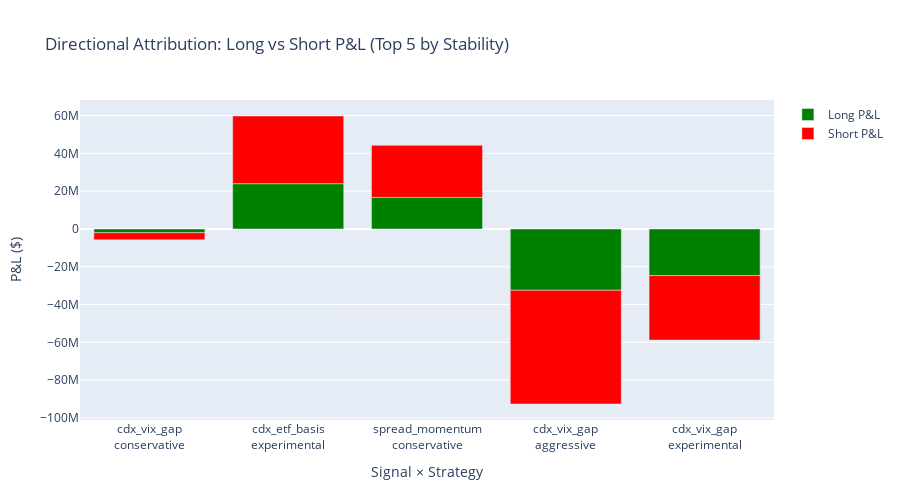

Notebook code cell kept with this figure:
### Markdown cell above
## 9. Visualize Attribution Breakdown

Plot directional P&L breakdown charts.

### Code cell
print(f"\n{'='*80}")
print(f"DIRECTIONAL ATTRIBUTION VISUALIZATION")
print(f"{'='*80}\n")

# Prepare data for visualization
pairs_list = []
long_pnl_list = []
short_pnl_list = []

for (signal_name, strategy_name), perf_result in top_5_pairs:
    pair_label = f"{signal_name}<br>{strategy_name}"
    pairs_list.append(pair_label)
    
    dir_attr = perf_result.attribution['direction']
    long_pnl_list.append(dir_attr['long_pnl'])
    short_pnl_list.append(dir_attr['short_pnl'])

# Create stacked bar chart
fig = go.Figure()

fig.add_trace(go.Bar(
    name='Long P&L',
    x=pairs_list,
    y=long_pnl_list,
    marker_color='green',
))

fig.add_trace(go.Bar(
    name='Short P&L',
    x=pairs_list,
    y=short_pnl_list,
    marker_color='red',
))

fig.update_layout(
    title="Directional Attribution: Long vs Short P&L (Top 5 by Stability)",
    xaxis_title="Signal × Strategy",
    yaxis_title="P&L ($)",
    barmode='relative',
    height=500,
    hovermode='x unified',
)

fig.show()
print(f"\n✓ Directional attribution chart displayed")

### Figure 1 — Plotly figure (JSON) as saved in the notebook; plotly's stock layout.template omitted (floating-point values rounded to 4 significant figures)
{"data": [{"marker": {"color": "green"}, "name": "Long P&L", "type": "bar", "x": ["cdx_vix_gap<br>conservative", "cdx_etf_basis<br>experimental", "spread_momentum<br>conservative", "cdx_vix_gap<br>aggressive", "cdx_vix_gap<br>experimental"], "y": [-1983000.0, 23990000.0, 16720000.0, -32440000.0, -24660000.0]}, {"marker": {"color": "red"}, "name": "Short P&L", "type": "bar", "x": ["cdx_vix_gap<br>conservative", "cdx_etf_basis<br>experimental", "spread_momentum<br>conservative", "cdx_vix_gap<br>aggressive", "cdx_vix_gap<br>experimental"], "y": [-3762000.0, 35810000.0, 27540000.0, -60200000.0, -34170000.0]}], "layout": {"barmode": "relative", "height": 500, "hovermode": "x unified", "title": {"text": "Directional Attribution: Long vs Short P&L (Top 5 by Stability)"}, "xaxis": {"title": {"text": "Signal × Strategy"}}, "yaxis": {"title": {"text": "P&L ($)"}}}}
